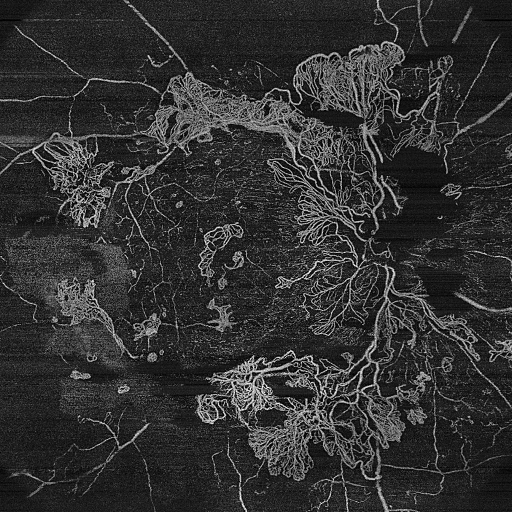
#> input picture src/ariake_octa/pdr_nve/examples/cases/case1_before.png, 1024 x 1024 px (shown at 1/2 size)
$ python -i roi_manager.py   (imports and definitions only)
#> lines starting #> are read from the running program, lines starting #| are printed output that depends on the picture; after the words box and inside, x2 and y2 are one past the last pixel; in counts of white or black regions, pixels touching at a corner belong together
#> further down, picture is the input picture: shape (1024, 1024); min 0, max 255, mean 49.5
"""
ROI管理モジュール
半自動ROI検出とROI修正
"""

from typing import Dict, Optional, Tuple

import cv2
import numpy as np


class ROIDetector:
    """
    ROI検出クラス
    ROI_semiauto_improved に対応
    """

    def __init__(self):
        self.saved_roi = None
        self.roi_type = None

    def detect_roi_interactive(self, image: np.ndarray) -> Tuple[np.ndarray, str]:
        """
        対話的にROIを検出（GUI環境用）

        Parameters:
        -----------
        image : np.ndarray
            入力画像

        Returns:
        --------
        roi_mask : np.ndarray
            ROIマスク
        roi_type : str
            ROIタイプ（'polygon', 'freehand'）
        """
        # 実際のGUI実装ではここでユーザー入力を受け取る
        # この実装では自動検出のフォールバックを提供
        print("Interactive ROI detection not implemented in CLI mode.")
        print("Using automatic detection...")

        return self.detect_roi_automatic(image)

    def detect_roi_automatic(
        self, image: np.ndarray, method: str = "threshold"
    ) -> Tuple[np.ndarray, str]:
        """
        自動的にROIを検出

        Parameters:
        -----------
        image : np.ndarray
            入力画像
        method : str
            検出方法（'threshold', 'edge', 'contour'）

        Returns:
        --------
        roi_mask : np.ndarray
            ROIマスク
        roi_type : str
            ROIタイプ
        """
#> called with method = 'threshold'
        h, w = image.shape
#> h = 1024; w = 1024

        if method == "threshold":
            # 閾値ベースの検出
            _, binary = cv2.threshold(
                image, 0, 255, cv2.THRESH_BINARY + cv2.THRESH_OTSU
            )
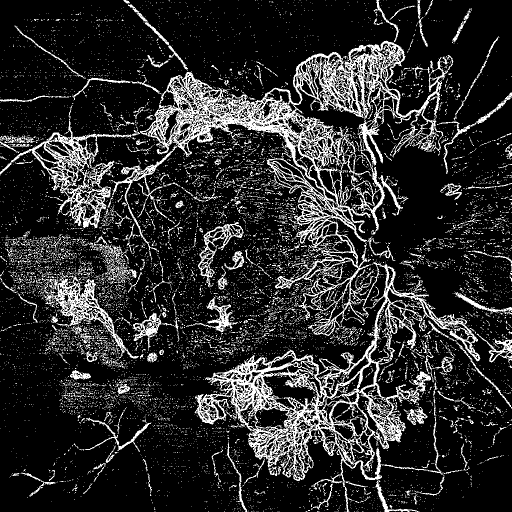
#> binary: shape (1024, 1024) (shown at 1/2 size); 17.4% white in thin lines or dots

            # 最大の連結成分を取得
            num_labels, labels, stats, centroids = cv2.connectedComponentsWithStats(
                binary, connectivity=8
            )
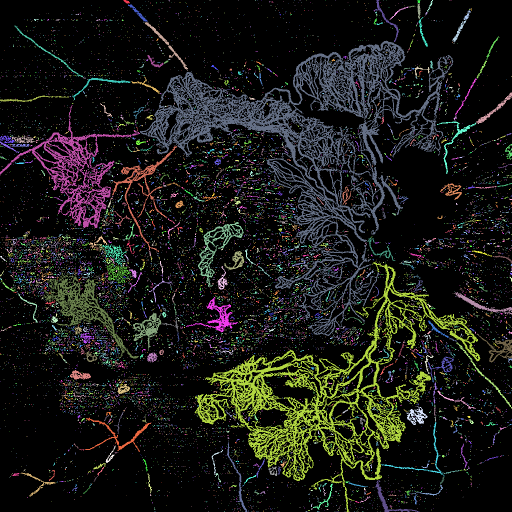
#> labels: shape (1024, 1024) int32 (shown at 1/2 size); 10984 distinct labels, from 0 to 10983; one colour per label, 0 black
#> num_labels = 10984; centroids = 10984 pairs, first value 0 to 1022.5, second value 0 to 1023

            if num_labels > 1:
                # 最大の成分（背景を除く）
                largest_label = 1 + np.argmax(stats[1:, cv2.CC_STAT_AREA])
#> largest_label = 460
                roi_mask = (labels == largest_label).astype(np.uint8) * 255
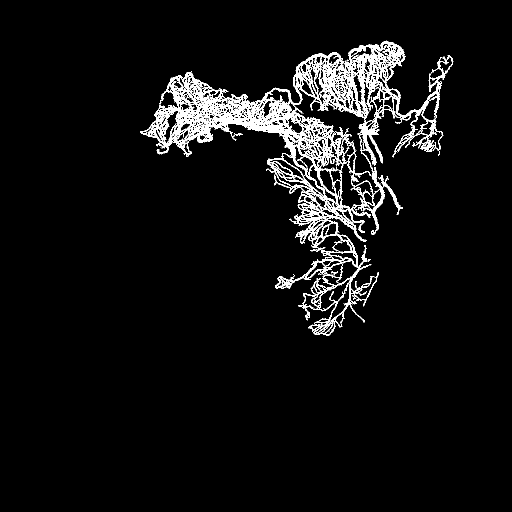
#> roi_mask: shape (1024, 1024) (shown at 1/2 size); 5.2% white; 1 white region, box (x1, y1, x2, y2) and area: (280, 81, 907, 672) 54804
            else:
                # フォールバック：中心の円形ROI
                roi_mask = self._create_circular_roi(h, w)

        elif method == "edge":
            # エッジベースの検出
            edges = cv2.Canny(image, 50, 150)

            # 輪郭検出
            contours, _ = cv2.findContours(
                edges, cv2.RETR_EXTERNAL, cv2.CHAIN_APPROX_SIMPLE
            )

            if len(contours) > 0:
                # 最大の輪郭
                largest_contour = max(contours, key=cv2.contourArea)
                roi_mask = np.zeros((h, w), dtype=np.uint8)
                cv2.drawContours(roi_mask, [largest_contour], -1, 255, -1)
            else:
                roi_mask = self._create_circular_roi(h, w)

        else:  # 'contour'
            # ガウシアンブラー + 輪郭検出
            blurred = cv2.GaussianBlur(image, (5, 5), 0)
            _, binary = cv2.threshold(
                blurred, 0, 255, cv2.THRESH_BINARY + cv2.THRESH_OTSU
            )

            contours, _ = cv2.findContours(
                binary, cv2.RETR_EXTERNAL, cv2.CHAIN_APPROX_SIMPLE
            )

            if len(contours) > 0:
                largest_contour = max(contours, key=cv2.contourArea)
                roi_mask = np.zeros((h, w), dtype=np.uint8)
                cv2.drawContours(roi_mask, [largest_contour], -1, 255, -1)
            else:
                roi_mask = self._create_circular_roi(h, w)

        return roi_mask, "polygon"

    # [51 lines left out: functions _create_circular_roi, save_roi, get_saved_roi, not called in this run]


class ROIModifier:
    """
    ROI修正クラス
    ROI_modify に対応
    """

    # [417 lines left out: functions __init__, modify_roi, modify_roi_get_contour, _iterative_modification, _fast_modification, _smooth_points and 2 more, not called in this run]


class FAZDetector:
    """
    FAZ（Foveal Avascular Zone）検出クラス
    VD解析のFAZ検出に対応
    """

    # [364 lines left out: functions detect_faz, _remove_small_particles, expand_roi, create_concentric_rois, _create_rotated_rectangle_45deg, not called in this run]


class ROIEnclosure:
    """
    ROIの包絡領域（Enclosure）を生成するクラス。
    疎な血管網（枯れ枝型）でも病変全体の広がりを定義するため、凸包とスプライン平滑化を用いる。
    """

    # [81 lines left out: function generate_enclosed_mask, not called in this run]

>>> import cv2
>>> picture = cv2.imread('../ariake_octa/pdr_nve/examples/cases/case1_before.png', cv2.IMREAD_GRAYSCALE)
>>> result = ROIDetector().detect_roi_interactive(picture)

$ run again, on src/ariake_octa/pdr_nve/examples/cases/case2_before.png
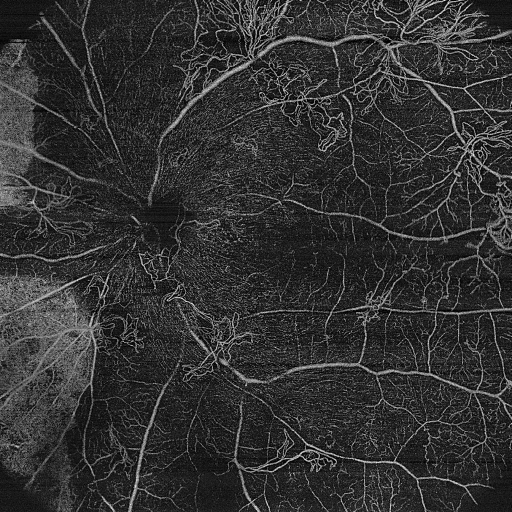
#> input picture src/ariake_octa/pdr_nve/examples/cases/case2_before.png, 1024 x 1024 px (shown at 1/2 size)
#> picture is the input picture: shape (1024, 1024); min 0, max 255, mean 49.9
#> binary: shape (1024, 1024); 23% white in thin lines or dots
#> in detect_roi_automatic, `num_labels, labels, stats, centroids = cv2.connectedComponentsWithStat..`:
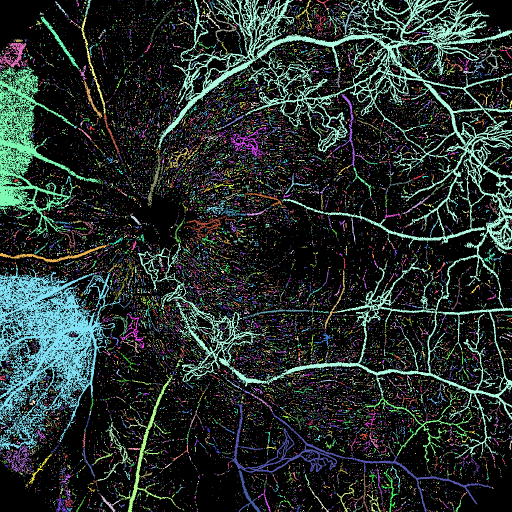
#> labels: shape (1024, 1024) int32 (shown at 1/2 size); 17493 distinct labels, from 0 to 17492; one colour per label, 0 black
#> num_labels = 17493; centroids = 17493 pairs, first value 0 to 1023, second value 0 to 1023
#> largest_label = 18
#> in detect_roi_automatic, `roi_mask = (labels == largest_label).astype(np.uint8) * 255`:
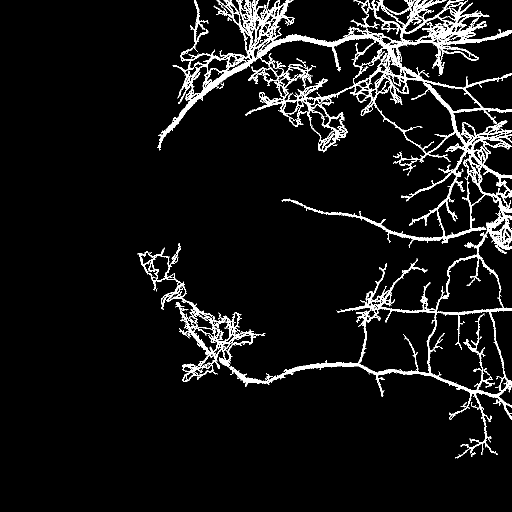
#> roi_mask: shape (1024, 1024) (shown at 1/2 size); 6.5% white; 1 white region, box (x1, y1, x2, y2) and area: (275, 0, 1024, 917) 68405
